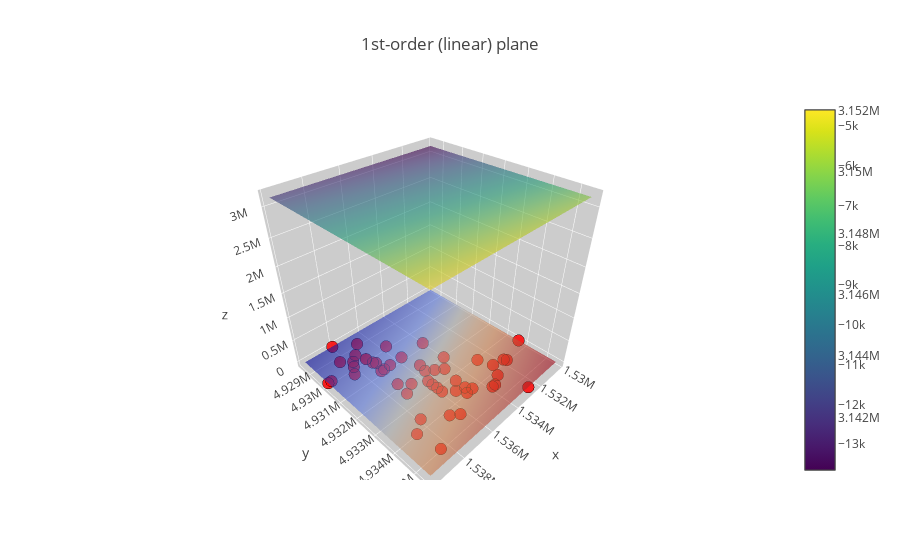

Notebook code cell kept with this figure:
### Code cell
import plotly.plotly as py
import plotly.graph_objs as go

import numpy as np


z_err_1 = x1_err[1]*X + x2_err[1]*Y + wls_result.params[2]


Z= wls_result.params[0]*X + wls_result.params[1]*Y + wls_result.params[2]
    

trace1 = go.Scatter3d(
    x=data[:,0],
    y=data[:,1],
    z=data[:,2],
    mode='markers',
    marker=dict(size=4, color='red', line=dict(color='black', width=0.5), opacity=0.85)
)

trace2 = go.Surface(z=Z, x=X, y=Y, colorscale='RdBu', opacity=0.6)
trace3 = go.Surface(z=z_err_1, x=X, y=Y, colorscale='Viridis', opacity=0.6)

best_fit_plane = trace3
# Package the trace dictionary into a data object
data_test1 = go.Data([ trace1, trace2,trace3])

# Dictionary of style options for all axes
axis = dict(
    showbackground=True, # show axis background
    backgroundcolor="rgb(204, 204, 204)", # set background color to grey
    gridcolor="rgb(255, 255, 255)",       # set grid line color
    zerolinecolor="rgb(255, 255, 255)",   # set zero grid line color
)

# Make a layout object
layout = go.Layout(
    title='1st-order (linear) plane', # set plot title
    scene=go.Scene(  # axes are part of a 'scene' in 3d plots
        xaxis=go.XAxis(axis), # set x-axis style
        yaxis=go.YAxis(axis), # set y-axis style
        zaxis=go.ZAxis(axis)),  # set z-axis style
)

# Make a figure object
fig = go.Figure(data=data_test1, layout=layout)

# Send to Plotly and show in notebook
#py.iplot(fig, filename='test1') # decommentare per plottare su server online
plot(fig)
iplot(fig)

### Figure 1 — Plotly figure (JSON) as saved in the notebook; plotly's stock layout.template omitted (floating-point values rounded to 4 significant figures; data arrays with more than 128 entries replaced by an {"elided": "..."} marker saying what was removed)
{"data": [{"marker": {"color": "red", "line": {"color": "black", "width": 0.5}, "opacity": 0.85, "size": 4}, "mode": "markers", "type": "scatter3d", "x": [1538000.0, 1536000.0, 1535000.0, 1537000.0, 1537000.0, 1536000.0, 1537000.0, 1539000.0, 1537000.0, 1539000.0, 1536000.0, 1537000.0, 1537000.0, 1538000.0, 1540000.0, 1538000.0, 1537000.0, 1535000.0, 1536000.0, 1538000.0, 1536000.0, 1537000.0, 1538000.0, 1537000.0, 1537000.0, 1535000.0, 1535000.0, 1536000.0, 1538000.0, 1538000.0, 1537000.0, 1537000.0, 1540000.0, 1536000.0, 1536000.0, 1534000.0, 1537000.0, 1536000.0, 1530000.0, 1534000.0, 1533000.0, 1533000.0, 1534000.0, 1532000.0, 1535000.0, 1533000.0, 1532000.0, 1533000.0, 1534000.0, 1535000.0], "y": [4930000.0, 4933000.0, 4933000.0, 4931000.0, 4931000.0, 4931000.0, 4929000.0, 4934000.0, 4931000.0, 4935000.0, 4930000.0, 4932000.0, 4930000.0, 4934000.0, 4930000.0, 4929000.0, 4932000.0, 4934000.0, 4933000.0, 4930000.0, 4934000.0, 4935000.0, 4929000.0, 4934000.0, 4931000.0, 4932000.0, 4934000.0, 4933000.0, 4930000.0, 4930000.0, 4930000.0, 4930000.0, 4930000.0, 4933000.0, 4932000.0, 4931000.0, 4933000.0, 4932000.0, 4934000.0, 4935000.0, 4934000.0, 4934000.0, 4935000.0, 4934000.0, 4934000.0, 4933000.0, 4934000.0, 4936000.0, 4932000.0, 4933000.0], "z": [-12460, -6040, -6000, -11270, -11220, -5730, -13080, -6440, -12680, -6040, -12330, -8390, -12330, -9960, -14100, -12970, -9430, -9360, -11440, -14010, -5980, -6440, -13590, -8040.0, -6000, -10910, -5820, -6180, -13240, -13040, -12710, -13440, -14940, -10650, -11380, -6000, -4780, -9100, -6680, -6530, -11270, -11980, -10510, -9650, -9140, -5360, -6000, -5160, -3700, -7110]}, {"colorscale": "RdBu", "opacity": 0.6, "type": "surface", "x": {"elided": "20x20 float values"}, "y": {"elided": "20x20 float values"}, "z": {"elided": "20x20 float values"}}, {"colorscale": "Viridis", "opacity": 0.6, "type": "surface", "x": {"elided": "20x20 float values"}, "y": {"elided": "20x20 float values"}, "z": {"elided": "20x20 float values"}}], "layout": {"scene": {"xaxis": {"backgroundcolor": "rgb(204, 204, 204)", "gridcolor": "rgb(255, 255, 255)", "showbackground": true, "zerolinecolor": "rgb(255, 255, 255)"}, "yaxis": {"backgroundcolor": "rgb(204, 204, 204)", "gridcolor": "rgb(255, 255, 255)", "showbackground": true, "zerolinecolor": "rgb(255, 255, 255)"}, "zaxis": {"backgroundcolor": "rgb(204, 204, 204)", "gridcolor": "rgb(255, 255, 255)", "showbackground": true, "zerolinecolor": "rgb(255, 255, 255)"}}, "title": "1st-order (linear) plane"}}
